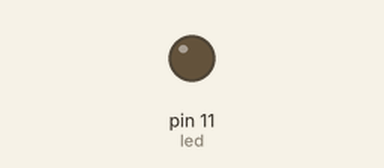
A sketch run on a simulated Arduino Uno, built with avr-gcc and run on an emulated ATmega328P. Parts: output pins drawn as LEDs (lit = HIGH).

Above: at 0.15 s.
At 39.85 s:
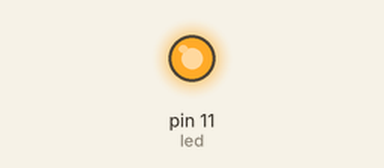
Timing chart, 0 to 40.0 s (numbered marks = the images above):
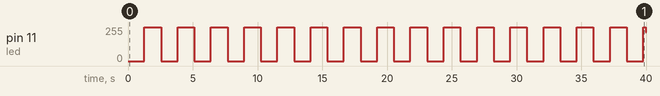

Measured:
- by itself, pin 11 (led): 0/255 → 255/255 at 1.3 s, → 0/255 1.3 s later, → 255/255 1.3 s later, → 0/255 1.3 s later, … (32 changes in this stretch)

The sketch:

dimmer.ino
```cpp
int led=11;
int brightness = 0;
int offset = 1;
void setup() {
  // put your setup code here, to run once:
  pinMode(led, OUTPUT);
}

void loop() {
  // put your main code here, to run repeatedly:

  brightness += offset;
  if(brightness < 0) {
    brightness = 0;
    offset = 1;
  }
  if(brightness > 255) {
    brightness = 255;
    offset = -1;
  }
  analogWrite(led, brightness);
  delay(5);
}
```
